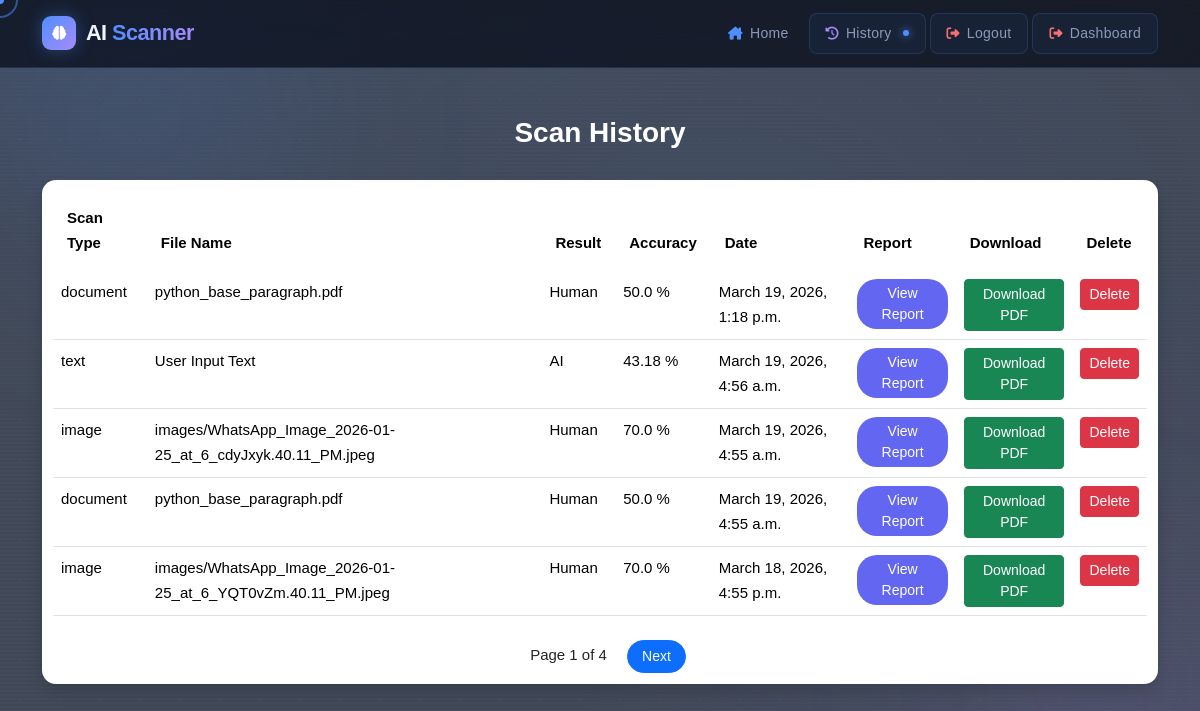
/history/ (signed in), run on the app's committed database.
### scanner/models.py (models this page shows, shortened)
class ScanHistory(models.Model):
        SCAN_TYPES = (
            ("document", "Document"),
            ("image", "Image"),
            ("text", "Text"),
        )
        user = models.ForeignKey(User, on_delete=models.CASCADE, null=True, blank=True)
        scan_type = models.CharField(max_length=20, choices=SCAN_TYPES)
        file_name = models.CharField(max_length=255, blank=True)
        result = models.CharField(max_length=100)
        accuracy = models.FloatField()
        details = models.TextField(blank=True)
        created_at = models.DateTimeField(auto_now_add=True)

### scanner/views.py (the view)
# urls.py: path('history/', views.scan_history, name='scan_history'),
@login_required(login_url="/login/")
def scan_history(request):
    history_list = ScanHistory.objects.filter(
        user=request.user
    ).order_by("-created_at")
    paginator = Paginator(history_list, 5)   # 5 reports per page
    page_number = request.GET.get("page")
    history = paginator.get_page(page_number)
    return render(request, "scan_history.html", {
        "history": history
    })

### templates/scan_history.html (shortened to what this page needs)
{% extends 'base.html' %}
{% load static %}
{% block content %}
<link rel="stylesheet" href="{% static 'css/scan_history.css' %}">
<link rel="stylesheet" href="{% static 'css/home.css' %}">
<div class="history-page">
<h3 class="page-title">Scan History</h3>
<div class="card history-card shadow">
<div class="table-responsive">
{% if history %}
<table class="table history-table">
<thead>
<tr>
<th>Scan Type</th>
<th>File Name</th>
<th>Result</th>
<th>Accuracy</th>
<th>Date</th>
<th>Report</th>
<th>Download</th>
<th>Delete</th>
</tr>
</thead>
<tbody>
{% for h in history %}
<tr class="history-row">
<td>{{ h.scan_type }}</td>
<td class="file-name">{{ h.file_name }}</td>
<td class="result">{{ h.result }}</td>
<td class="accuracy">{{ h.accuracy }} %</td>
<td>{{ h.created_at }}</td>
<td>
<a href="/report/{{ h.id }}/"
class="btn btn-sm report-btn">
View Report
</a>
</td>
    <td>
{% if user.is_authenticated %}
<a href="/download/{{ h.id }}/"
class="btn btn-success btn-sm">
Download PDF
</a>
{% else %}
<span class="text-muted">
Login required
</span>
{% endif %}
</td>
<td>
<form method="POST" action="{% url 'delete_scan' h.id %}"
onsubmit="return confirm('Are you sure you want to delete this scan?');">
<button type="submit" class="btn btn-danger btn-sm">
Delete
</button>
</form>
</td>
</tr>
{% endfor %}
</tbody>
</table>
    <div class="text-center mt-4">
<span class="mx-3">
Page {{ history.number }} of {{ history.paginator.num_pages }}
</span>
{% if history.has_next %}
<a href="?page={{ history.next_page_number }}" class="btn btn-primary btn-sm">
Next
</a>
{% endif %}
</div>
    {% else %}
<p>No scan history available.</p>
{% endif %}
</div>
</div>
</div>
{% endblock %}

### static/css/style.css (style rules this page uses)
:root { --bg-deep: #060912; --bg-mid: #0d1120; --bg-card: #111827; --accent: #4f8eff; --accent-glow: rgba(79, 142, 255, 0.35); --accent2: #a78bfa; --accent2-glow:rgba(167,139,250,0.3); --text-primary:#f0f4ff; --text-muted: #8b9ab8; --border: rgba(79,142,255,0.18); --nav-h: 68px; --radius: 14px; --transition: 0.35s cubic-bezier(0.4,0,0.2,1); }
*, *::before, *::after { box-sizing: border-box; margin: 0; padding: 0; }
html { scroll-behavior: smooth; }
body { background: var(--bg-deep); color: var(--text-primary); font-family: 'Space Grotesk', sans-serif; font-size: 15px; line-height: 1.7; min-height: 100vh; overflow-x: hidden; cursor: none; }

### static/css/scan_history.css (style rules this page uses)
.history-page { margin-top:30px; }
.page-title { font-weight:700; margin-bottom:20px; animation:fadeDown 0.6s ease; }
.history-card { border-radius:14px; padding:10px; }
.history-table { margin-bottom:0; }
.history-table thead { background:#0d6efd; color:white; }
.history-table th { padding:14px; font-weight:600; }
.history-row { transition:0.3s; }
.file-name { font-weight:500; color:#0d6efd; }
.accuracy { font-weight:600; }
.result { font-weight:600; }
.report-btn { background:#6366f1; border:none; color:white; border-radius:20px; padding:5px 14px; transition:0.3s; }
body { background:url("/static/images/ai-bg.jpg") center/cover no-repeat; min-height:100vh; position:relative; }
body::before { content:""; position:fixed; top:0; left:0; width:100%; height:100%; background:rgba(5,15,35,0.75); z-index:-1; }
.page-title { text-align:center; color:white; font-weight:600; margin-bottom:30px; }
.history-table { color:white; }
.history-table thead th { border-bottom:1px solid rgba(255,255,255,0.15); font-weight:600; }
.history-row { transition:0.25s; }
.file-name { font-weight:500; color:#93c5fd; }
.result { font-weight:500; }
.accuracy { color:#facc15; font-weight:500; }
.report-btn { background:#6366f1; border:none; border-radius:20px; padding:4px 14px; transition:0.3s; }
.history-card { box-shadow:0 10px 25px rgba(0,0,0,0.4); border:1px solid rgba(255,255,255,0.08); }
.btn-primary { border-radius:20px; padding:5px 14px; }

### data on the page
ScanHistory: scan_type "document", file_name "python_base_paragraph.pdf", result "Human", accuracy "50.0", created_at "March 19, 2026, 1:18 p.m."
ScanHistory: scan_type "text", file_name "User Input Text", result "AI", accuracy "43.18", created_at "March 19, 2026, 4:56 a.m."
ScanHistory: scan_type "image", file_name "images/WhatsApp_Image_2026-01-25_at_6_cdyJxyk.40.11_PM.jpeg", result "Human", accuracy "70.0", created_at "March 19, 2026, 4:55 a.m."
ScanHistory: scan_type "document", file_name "python_base_paragraph.pdf", result "Human", accuracy "50.0", created_at "March 19, 2026, 4:55 a.m."
ScanHistory: scan_type "image", file_name "images/WhatsApp_Image_2026-01-25_at_6_YQT0vZm.40.11_PM.jpeg", result "Human", accuracy "70.0", created_at "March 18, 2026, 4:55 p.m."

### other printed values
{{ history.number }} "1"
{{ history.paginator.num_pages }} "4"
